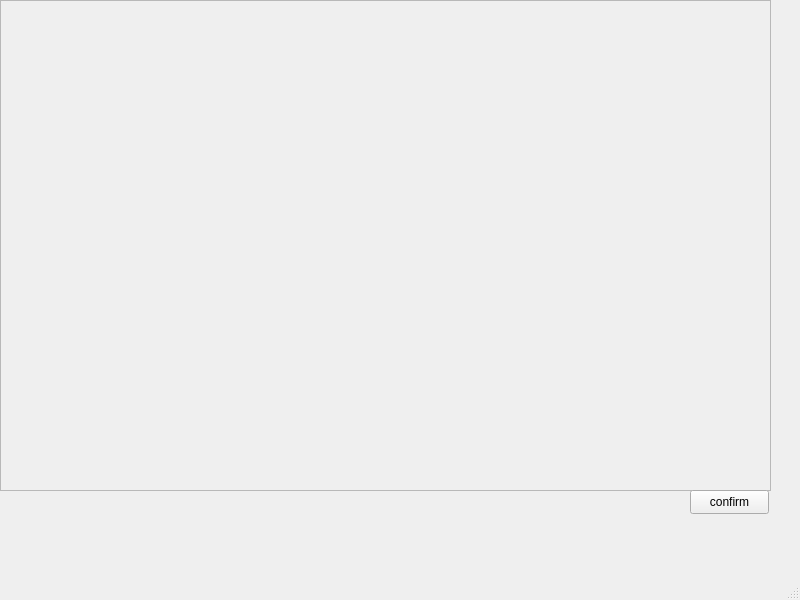
<?xml version="1.0" encoding="UTF-8"?>
<ui version="4.0">
 <class>reviewwindow</class>
 <widget class="QMainWindow" name="reviewwindow">
  <property name="geometry">
   <rect>
    <x>0</x>
    <y>0</y>
    <width>800</width>
    <height>600</height>
   </rect>
  </property>
  <property name="windowTitle">
   <string>MainWindow</string>
  </property>
  <widget class="QWidget" name="centralwidget">
   <widget class="QScrollArea" name="scrollArea">
    <property name="geometry">
     <rect>
      <x>0</x>
      <y>0</y>
      <width>771</width>
      <height>491</height>
     </rect>
    </property>
    <property name="widgetResizable">
     <bool>true</bool>
    </property>
    <widget class="QWidget" name="scrollAreaWidgetContents">
     <property name="geometry">
      <rect>
       <x>0</x>
       <y>0</y>
       <width>769</width>
       <height>489</height>
      </rect>
     </property>
    </widget>
   </widget>
   <widget class="QPushButton" name="pushButton">
    <property name="geometry">
     <rect>
      <x>690</x>
      <y>490</y>
      <width>79</width>
      <height>24</height>
     </rect>
    </property>
    <property name="text">
     <string>confirm</string>
    </property>
   </widget>
  </widget>
  <widget class="QStatusBar" name="statusbar"/>
 </widget>
 <resources/>
 <connections/>
</ui>
